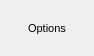
<?xml version="1.0" encoding="UTF-8"?>
<ui version="4.0">
 <class>FileSavePopup</class>
 <widget class="QWidget" name="FileSavePopup">
  <property name="geometry">
   <rect>
    <x>0</x>
    <y>0</y>
    <width>94</width>
    <height>56</height>
   </rect>
  </property>
  <property name="sizePolicy">
   <sizepolicy hsizetype="Minimum" vsizetype="Minimum">
    <horstretch>0</horstretch>
    <verstretch>0</verstretch>
   </sizepolicy>
  </property>
  <property name="maximumSize">
   <size>
    <width>16777215</width>
    <height>16777215</height>
   </size>
  </property>
  <property name="font">
   <font>
    <pointsize>8</pointsize>
   </font>
  </property>
  <property name="windowTitle">
   <string>File Save Popup</string>
  </property>
  <layout class="QGridLayout" name="gridLayout">
   <property name="margin">
    <number>0</number>
   </property>
   <property name="spacing">
    <number>2</number>
   </property>
   <item row="0" column="0">
    <widget class="QToolButton" name="OptionsButton">
     <property name="minimumSize">
      <size>
       <width>56</width>
       <height>56</height>
      </size>
     </property>
     <property name="maximumSize">
      <size>
       <width>56</width>
       <height>56</height>
      </size>
     </property>
     <property name="toolTip">
      <string>Set grow geometry to linear</string>
     </property>
     <property name="text">
      <string>Options</string>
     </property>
     <property name="iconSize">
      <size>
       <width>30</width>
       <height>30</height>
      </size>
     </property>
     <property name="checkable">
      <bool>true</bool>
     </property>
     <property name="autoExclusive">
      <bool>true</bool>
     </property>
     <property name="toolButtonStyle">
      <enum>Qt::ToolButtonTextUnderIcon</enum>
     </property>
     <property name="autoRaise">
      <bool>true</bool>
     </property>
    </widget>
   </item>
  </layout>
 </widget>
 <resources>
  <include location="icons.qrc"/>
 </resources>
 <connections/>
</ui>
